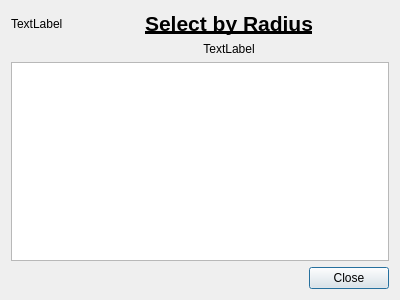
<?xml version="1.0" encoding="UTF-8"?>
<ui version="4.0">
 <class>Dialog</class>
 <widget class="QDialog" name="Dialog">
  <property name="geometry">
   <rect>
    <x>0</x>
    <y>0</y>
    <width>400</width>
    <height>300</height>
   </rect>
  </property>
  <property name="windowTitle">
   <string> About Select by Radius</string>
  </property>
  <layout class="QGridLayout" name="gridLayout">
   <item row="0" column="0">
    <widget class="QLabel" name="lblLogo">
     <property name="text">
      <string>TextLabel</string>
     </property>
    </widget>
   </item>
   <item row="0" column="1">
    <widget class="QLabel" name="label">
     <property name="text">
      <string>&lt;html&gt;&lt;head/&gt;&lt;body&gt;&lt;p align=&quot;center&quot;&gt;&lt;span style=&quot; font-size:16pt; font-weight:600; text-decoration: underline;&quot;&gt;Select by Radius&lt;/span&gt;&lt;/p&gt;&lt;/body&gt;&lt;/html&gt;</string>
     </property>
    </widget>
   </item>
   <item row="1" column="1">
    <widget class="QLabel" name="lblVersion">
     <property name="text">
      <string>&lt;html&gt;&lt;head/&gt;&lt;body&gt;&lt;p align=&quot;center&quot;&gt;TextLabel&lt;/p&gt;&lt;/body&gt;&lt;/html&gt;</string>
     </property>
    </widget>
   </item>
   <item row="2" column="0" colspan="2">
    <widget class="QTextBrowser" name="textBrowser"/>
   </item>
   <item row="3" column="1">
    <widget class="QDialogButtonBox" name="buttonBox">
     <property name="orientation">
      <enum>Qt::Horizontal</enum>
     </property>
     <property name="standardButtons">
      <set>QDialogButtonBox::Close</set>
     </property>
    </widget>
   </item>
  </layout>
 </widget>
 <resources/>
 <connections>
  <connection>
   <sender>buttonBox</sender>
   <signal>accepted()</signal>
   <receiver>Dialog</receiver>
   <slot>accept()</slot>
   <hints>
    <hint type="sourcelabel">
     <x>248</x>
     <y>254</y>
    </hint>
    <hint type="destinationlabel">
     <x>157</x>
     <y>274</y>
    </hint>
   </hints>
  </connection>
  <connection>
   <sender>buttonBox</sender>
   <signal>rejected()</signal>
   <receiver>Dialog</receiver>
   <slot>reject()</slot>
   <hints>
    <hint type="sourcelabel">
     <x>316</x>
     <y>260</y>
    </hint>
    <hint type="destinationlabel">
     <x>286</x>
     <y>274</y>
    </hint>
   </hints>
  </connection>
 </connections>
</ui>
